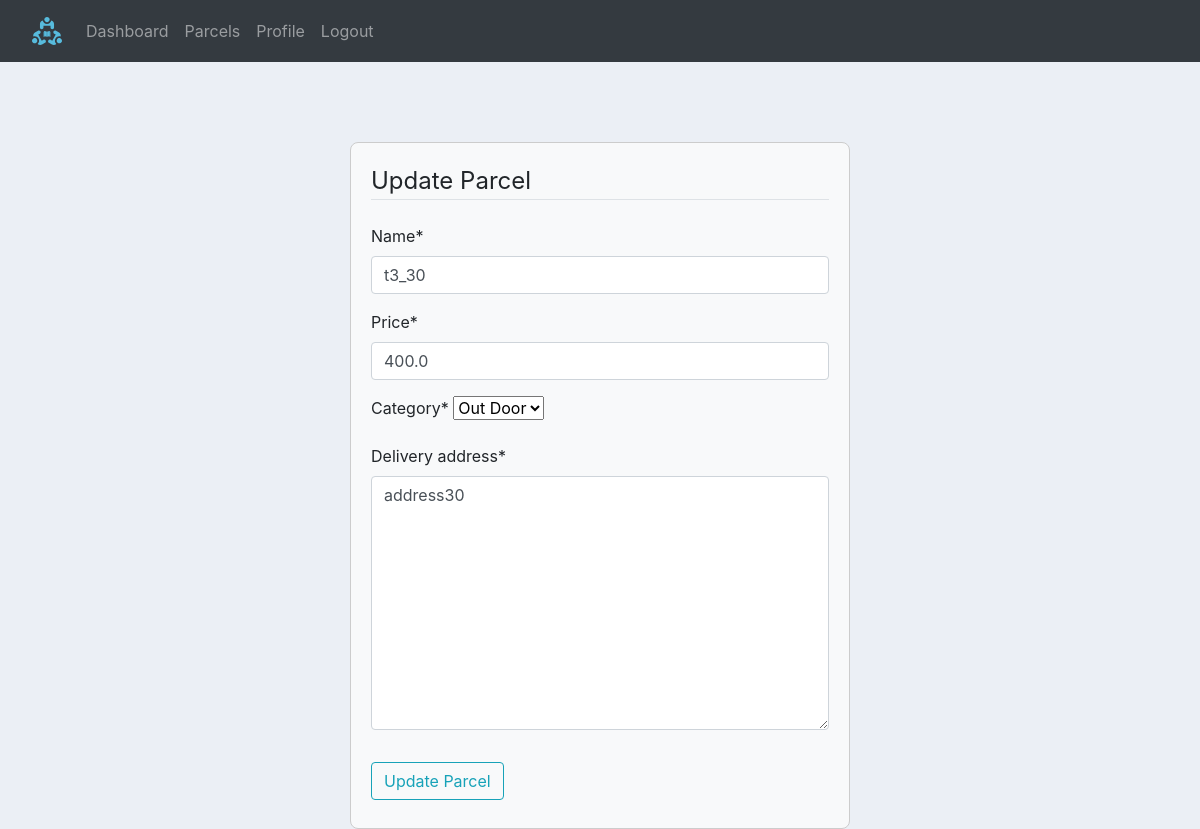
The app's page /update_product/33/ (signed in) with its own data.
### home/models.py (models this page shows, shortened)
class Product(models.Model):
	CATEGORY = (
			('Indoor', 'Indoor'),
			('Out Door', 'Out Door'),
			)
	by = models.ForeignKey(User, on_delete=models.CASCADE, null=True)
	name = models.CharField(max_length=200, null=True)
	price = models.FloatField(null=True)
	category = models.CharField(max_length=200, null=True, choices=CATEGORY)
	delivery_address = models.TextField()
	note = models.CharField(max_length=100, null=True, blank=True)
	date_created = models.DateTimeField(default=timezone.now)
	class Meta:
		ordering = ['-date_created']

### home/views.py (the view)
# urls.py: path('update_product/<int:pk>/', updateProduct, name='update_product'),
@login_required
def updateProduct(request, pk):
	product = Product.objects.get(pk=pk)
	usr = product.by
	if request.user != usr:
		return HttpResponse("<h1>You are not allowed here! 403</h1>")
	if request.method == 'POST':
		form = ProductForm(request.POST, instance=product)
		if form.is_valid():
			form.save()
			return redirect('parcels')
	else:
		form = ProductForm(instance=product)
	return render(request, 'home/update_product.html', {'form': form})

### home/forms.py
class ProductForm(ModelForm):
	class Meta:
		model = Product
		fields = '__all__'
		exclude = ['date_created', 'note','by']

### home/templates/home/update_product.html (shortened to what this page needs)
{% extends "base.html" %}
{% load crispy_forms_tags %}
{% block content %}
<div class="d-flex justify-content-center" style="margin-top: 80px;">
    <div class="content-section" style="width: 100%; max-width: 500px; border: 1px solid #ccc; background-color: #f8f9fa; padding: 20px; border-radius: 8px;">
        <form action="" method="POST">
            <fieldset class="form-group">
                <legend class="border-bottom mb-4">Update Parcel</legend>
                {{form|crispy }}
            </fieldset>
            <div class="form-group mb-2">
                <button class="btn btn-outline-info" type="submit">Update Parcel</button>
            </div>
        </form>
    </div>
</div>
{% endblock content %}

### static/css/main.css (style rules this page uses)
body { background-color: #ebeff5; }

### records on screen
Product: name "t3_30", price "400.0", category "Out Door", delivery_address "address30"
